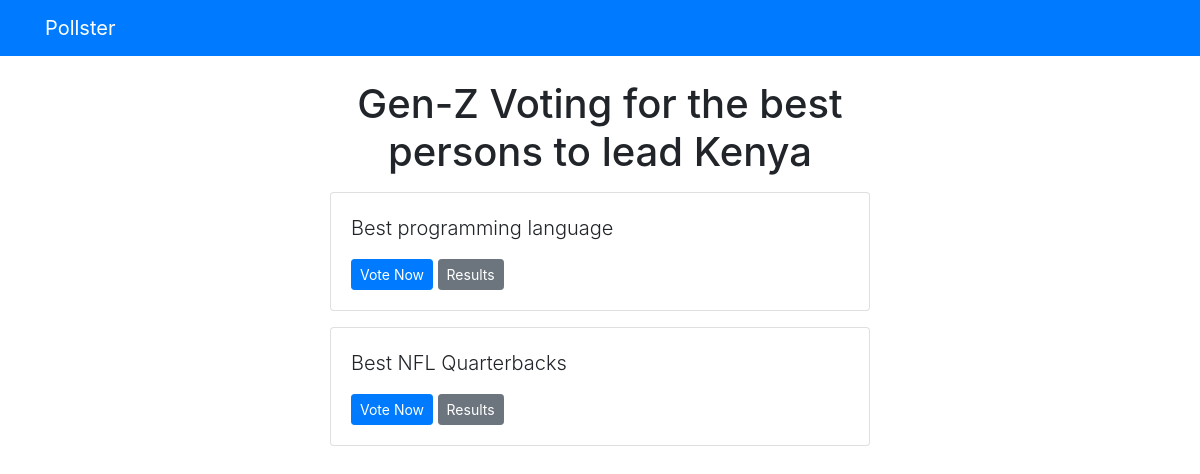
The page /polls/ on the database as committed earlier.
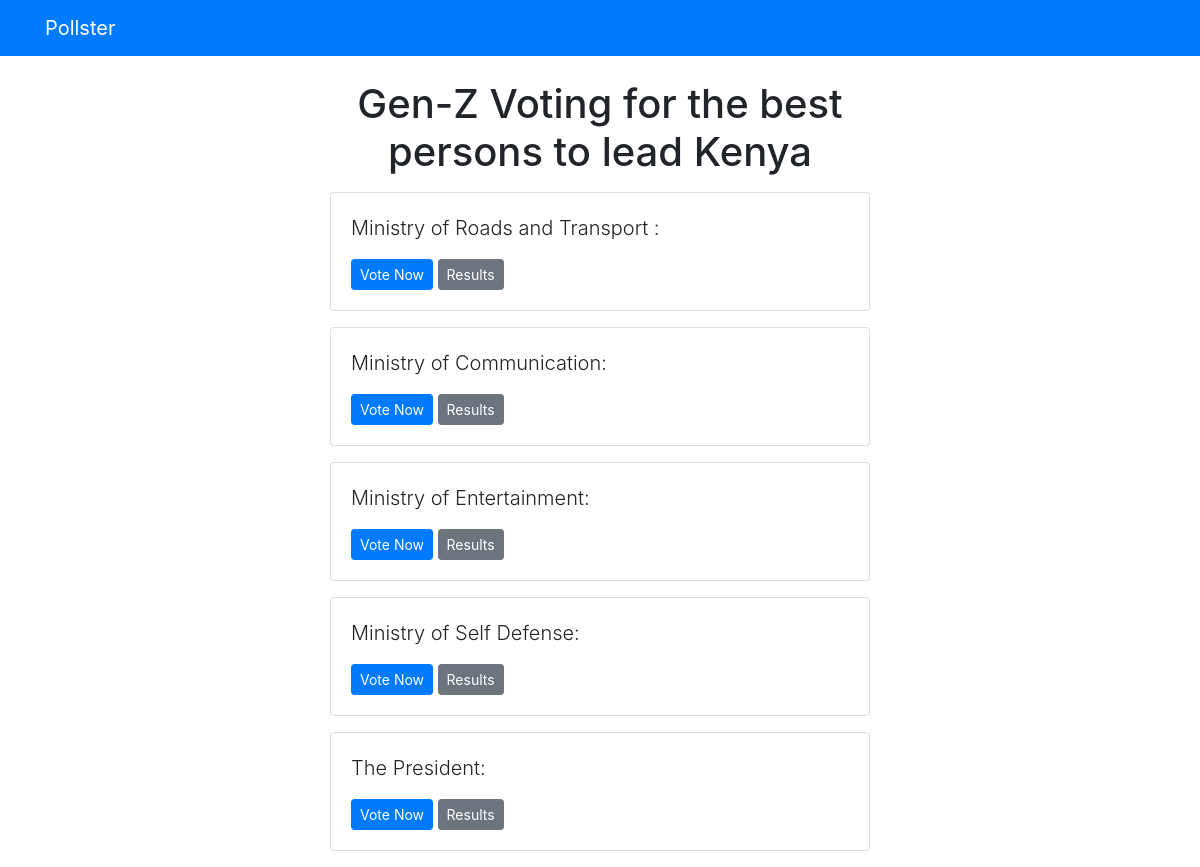
The same page on the database as committed later.
### polls/models.py (models this page shows, shortened)
class Question(models.Model):
    question_text = models.CharField(max_length=200)
    pub_date = models.DateTimeField('date published')

### polls/views.py (the view)
# urls.py: path('', views.index, name='index'),
def index(request):
    latest_question_list = Question.objects.order_by('-pub_date')[:5]
    context = {'latest_question_list': latest_question_list}
    return render(request, 'polls/index.html', context)

### templates/polls/index.html
{% extends 'base.html' %} {% block content %}
<h1 class="text-center mb-3">
  Gen-Z Voting for the best persons to lead Kenya
</h1>
{% if latest_question_list %} {% for question in latest_question_list %}
<div class="card mb-3">
  <div class="card-body">
    <p class="lead">{{ question.question_text }}</p>
    <a
      href="{% url 'polls:detail' question.id %}"
      class="btn btn-primary btn-sm"
      >Vote Now</a
    >
    <a
      href="{% url 'polls:results' question.id %}"
      class="btn btn-secondary btn-sm"
      >Results</a
    >
  </div>
</div>
{% endfor %} {% else %}
<p>No polls available</p>
{% endif %} {% endblock %}

Rows that differ between the two databases and show on the page:
no longer on this page (row edited): Question: question_text "Best programming language"
removed Question: question_text "Best NFL Quarterbacks"
added Question: question_text "Ministry of Roads and Transport :"
added Question: question_text "Ministry of Communication:"
added Question: question_text "Ministry of Entertainment:"
added Question: question_text "Ministry of Self Defense:"
added Question: question_text "The President:"
